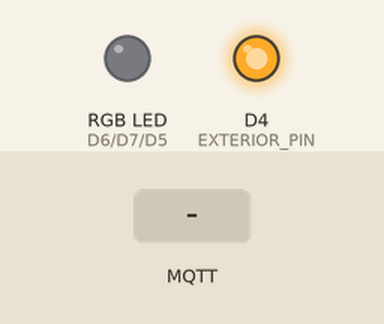
Simulated run of this sketch. Board: ESP8266 (Wemos D1 mini). Parts: an RGB LED mixed from three pins (HIGH = lit), output pins drawn as LEDs (lit = HIGH). Inputs (shaded band) come from the test bench. Dim RGB values are drawn brighter than linear; WiFi joins after 1.5 s; servers stay silent unless stated; no MQTT or app messages arrive unless stated; not simulated (calls return 0 or success): ../../../wifiConfig.h.

Above: at 2.7 s.
2.8 s: MQTT message "0" arrives on the first subscribed topic
At 3.7 s:
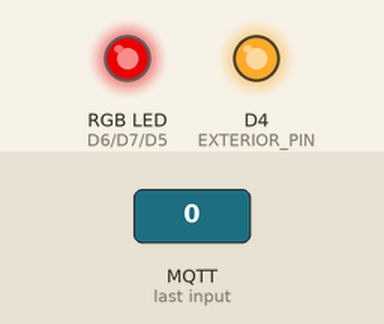
4.4 s: MQTT message "1" arrives on the first subscribed topic
At 5.6 s:
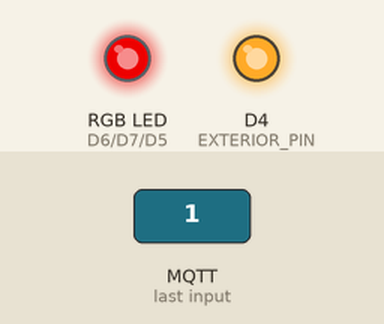
5.9 s: MQTT message "on" arrives on the first subscribed topic
At 7.0 s:
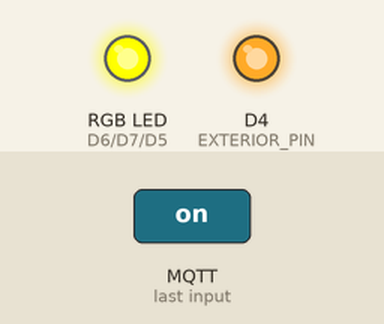
7.6 s: MQTT message "off" arrives on the first subscribed topic
At 8.7 s:
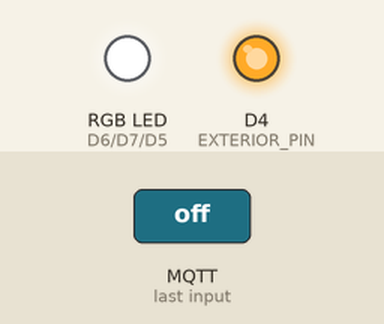
9.3 s: MQTT message "0" arrives on the third subscribed topic
At 12.1 s:
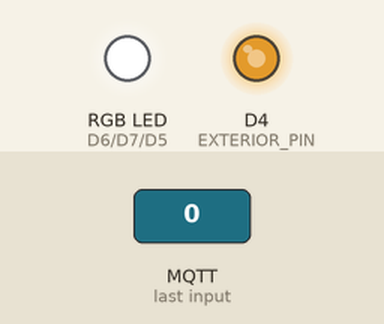
12.3 s: MQTT message "2" arrives on the first subscribed topic
At 13.8 s:
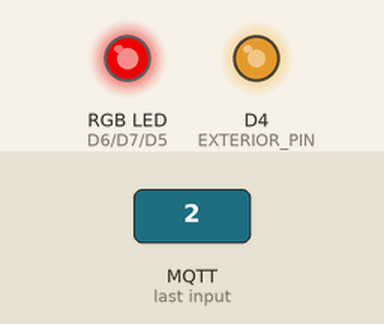
Timing chart, 0 to 15.3 s (numbered marks = the images above; inputs shaded):
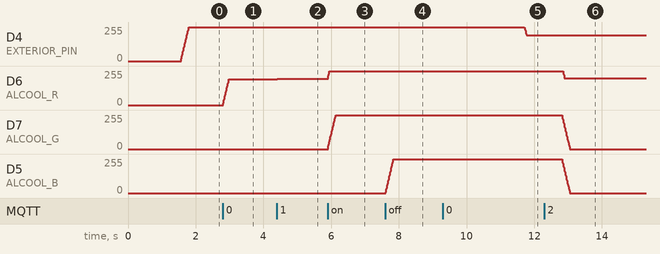

Measured:
- after the input at 2.8 s, D6 (ALCOOL_R): moves from 0/255 to 192/255 over 0.17 s, starting at once
- after the input at 4.4 s, D6 (ALCOOL_R): 192/255 → 196/255 at once
- after the input at 5.9 s, D6 (ALCOOL_R): 196/255 → 255/255 at once; D7 (ALCOOL_G): moves from 0/255 to 255/255 over 0.23 s, starting at once
- after the input at 7.6 s, D5 (ALCOOL_B): moves from 0/255 to 255/255 over 0.24 s, starting at once
- after the input at 9.3 s, D4 (EXTERIOR_PIN): 255/255 → 192/255 after 2.4 s
- after the input at 12.3 s, D6 (ALCOOL_R): 255/255 → 200/255 after 0.55 s; D7 (ALCOOL_G), D5 (ALCOOL_B): moves from 255/255 to 0/255 over 0.23 s, starting after 0.52 s

The sketch:

leddyd3.ino
```cpp
/*
    Leddyd3 :
    Contrôle :
    - Strip RGB Derrière le panneau alcool
    - Strip Verte dans le couloir
*/

#include <ArduinoOTA.h>
#include <Ticker.h>
#include "ESP8266WiFi.h"
#include "PubSubClient.h"
#include "../../../wifiConfig.h"

#define RELAY 4
//Les différents topics suivis
#define ALCOOL_TOPIC "color/alcool"
#define ANIMATION_TOPIC "animation/alcool"
#define OPEN_TOPIC  "switch/opinator/levier"
#define EXTERIOR_TOPIC "color/exterior"
#define REFRESH_RATE 1

const char* hostname = "Leddyd3";
const char* ssid = SSID;
const char* password = PASSWORD;
const char* mqtt_server = "hal.lan";

#define ALCOOL_B D5
#define ALCOOL_R D6
#define ALCOOL_G D7
#define EXTERIOR_PIN D4

#define MAXF 1024

int relay_state = LOW;

WiFiClient espClient;
PubSubClient mqttClient(espClient);

Ticker refresh;
Ticker off;

bool IsOn = true;
double lastColor[3];
double nextColor[3];
double lastState = 0;
double nextState = 255;
bool animationStarted = false;
long int animStep = 0;

void reconnect() {
    String message = String(hostname) + " " + WiFi.localIP().toString() + " " + WiFi.macAddress();
    while (!mqttClient.connected()) {
        if (mqttClient.connect(hostname)) {
            mqttClient.publish("connect", message.c_str());
            boolean res  = mqttClient.subscribe(ALCOOL_TOPIC, 1);
            boolean res2  = mqttClient.subscribe(ANIMATION_TOPIC, 1);
            boolean res3  = mqttClient.subscribe(EXTERIOR_TOPIC, 1);
            boolean res4 = mqttClient.subscribe(OPEN_TOPIC, 1);
        } else {
            delay(5000);
        }
    }
}

void setup_wifi() {
    delay(10);

    String superHostname = String("hal-") + hostname;
    WiFi.mode(WIFI_STA);
    WiFi.hostname(superHostname);
    WiFi.setAutoConnect(true);
    WiFi.setAutoReconnect(true);
    WiFi.begin(ssid, password);

    while (WiFi.status() != WL_CONNECTED) {
        delay(500);
    }
}

//Mets à jour les valeurs de sortie des pins du wemos en fonction du topic sur lequel le message à été recu
void mqtt_callback(char* topic, byte* payload, unsigned int length) {
  if(strcmp(topic, OPEN_TOPIC) == 0){
    if(payload[0] == '0'){
      IsOn = false;
      analogWrite(ALCOOL_R,     LOW);
      analogWrite(ALCOOL_G,     LOW);
      analogWrite(ALCOOL_B,     LOW);
      analogWrite(EXTERIOR_PIN, LOW);
    }else{
      IsOn = true;
      lastColor[0] = 0;
      lastColor[1] = 0;
      lastColor[2] = 0;
      lastState = 0;
    }
  }
  else if(strcmp(topic, ALCOOL_TOPIC) == 0){
    animationStarted = false;
    nextColor[0] = (double)payload[0];
    nextColor[1] = (double)payload[1];
    nextColor[2] = (double)payload[2];
  }
  else if(strcmp(topic, EXTERIOR_TOPIC) == 0){
    nextState = (double)payload[0];
  }
  else if(strcmp(topic, ANIMATION_TOPIC) == 0){
    if(!animationStarted && (int)payload[0] == 255){
      animationStarted = true;
      digitalWrite(LED_BUILTIN, LOW);
      animStep = 0;
    }
  }
}

void setup(){
  //Initialise les pins du wemos
  pinMode(ALCOOL_R, OUTPUT);
  pinMode(ALCOOL_G ,OUTPUT);
  pinMode(ALCOOL_B ,OUTPUT);
  pinMode(EXTERIOR_PIN, OUTPUT);

  setup_wifi();
  ArduinoOTA.begin();
  mqttClient.setServer(mqtt_server, 1883);
  mqttClient.setCallback(mqtt_callback);
}

void loop(){

  //Mets les vraies valeurs de sortie à jour toutes les 10 millisecondes pour avoir une transition "propre" entre les états
  if(millis()%10 == 0){
    if(animationStarted){
      double chose1 = abs((int)(255.0*sin((double)animStep/1000)));
      double chose2 = abs((int)(255.0*sin(((double)animStep+5000)/1000)));
      double chose3 = abs((int)(255.0*sin(((double)animStep+10000)/1000)));

      if(IsOn) analogWrite(ALCOOL_R,   MAXF*chose1/255.0);
      if(IsOn) analogWrite(ALCOOL_G, MAXF*chose2/255.0);
      if(IsOn) analogWrite(ALCOOL_B,  MAXF*chose3/255.0);
      animStep ++;
    }
    else{
      for(int x=0;x<3;x++){
        if(lastColor[x] != nextColor[x]){
          if(lastColor[x] > nextColor[x]){
            lastColor[x]--;
          }else if(lastColor[x] < nextColor[x]){
            lastColor[x]++;
          }
        }
      }
      if(IsOn) analogWrite(ALCOOL_R,   MAXF*lastColor[0]/255.0);
      if(IsOn) analogWrite(ALCOOL_G, MAXF*lastColor[1]/255.0);
      if(IsOn) analogWrite(ALCOOL_B,  MAXF*lastColor[2]/255.0);

    }
    if(nextState != lastState){
      if(lastState > nextState){
        lastState--;
      }else if(lastState < nextState){
        lastState++;
      }
      if(IsOn) analogWrite(EXTERIOR_PIN, MAXF*lastState/255.0);
    }
  }

  if (!mqttClient.connected()) {
      reconnect();
  }
  mqttClient.loop();
  ArduinoOTA.handle();
}
```
